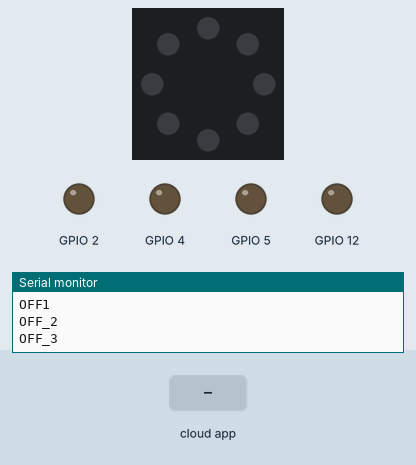
Simulated run of this sketch. Board: ESP8266 (NodeMCU). Shown: 8 RGB LEDs in a ring, first at the top, clockwise, output pins drawn as LEDs (lit = HIGH), the last lines printed to the serial monitor. The inputs (shaded band) are chosen by the test bench. Dim RGB values are drawn brighter than linear; WiFi joins after 1.5 s; servers stay silent unless stated; the Firebase database answers and starts empty.

Above: at 2.7 s.
2.8 s: the phone or cloud app sets LED_STATUS to 1
At 3.8 s:
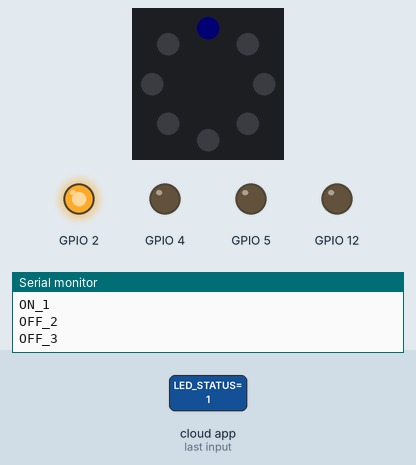
4.3 s: the phone or cloud app sets LED_STATUS2 to 1
At 6.0 s:
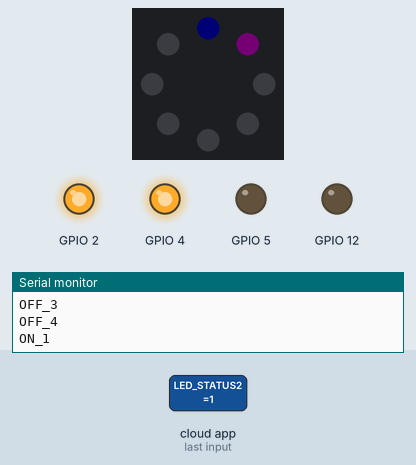
6.3 s: the phone or cloud app sets LED_STATUS3 to 1
At 7.2 s:
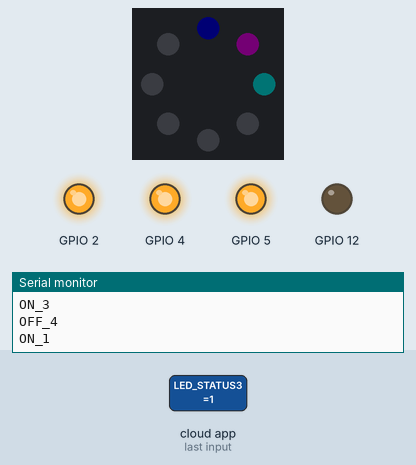
8.2 s: the phone or cloud app sets LED_STATUS4 to 1
At 9.5 s:
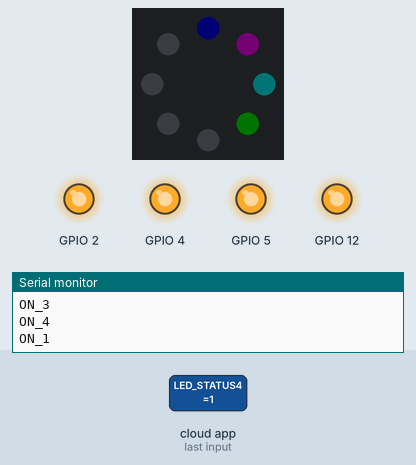
10.2 s: the phone or cloud app sets LED_STATUS to 0
At 11.8 s:
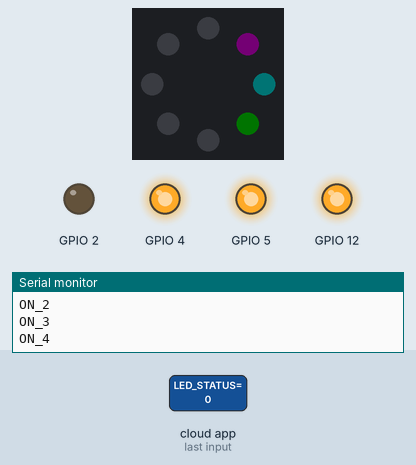
12.1 s: the phone or cloud app sets LED_STATUS2 to 0
At 12.9 s:
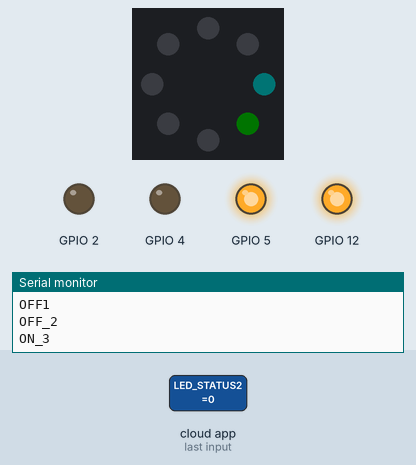
Timing chart, 0 to 15.1 s (numbered marks = the images above; inputs shaded):
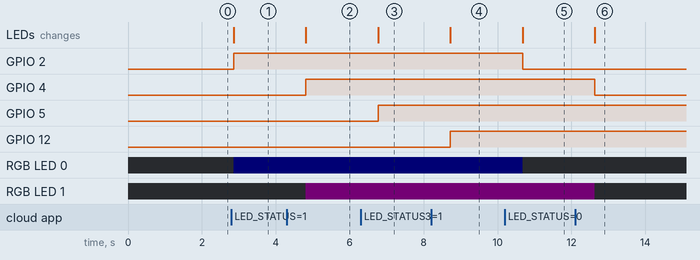

The sketch:

4_led_codes.ino
```cpp
#include <Adafruit_NeoPixel.h>

#if defined(ESP32)
#include <FirebaseESP32.h>
#include <WiFi.h>
#elif defined(ESP8266)
#include <ESP8266WiFi.h>
#include <FirebaseESP8266.h>
#endif

#define WIFI_SSID "Deepak@182002"  //WiFi SSID
#define WIFI_PASSWORD "silkofheaven"  //WiFi Password
#define LedPin 16         // pin d0 as toggle pin
#define NUM_PIXELS 8      //number of rgb led
#define PIN_PIXELS 14     //pin d5 as neopixel input
#define FIREBASE_HOST "led-e68a0-default-rtdb.firebaseio.com" //Your Firebase Project URL goes here without "http:" , "\" and "/"
#define FIREBASE_AUTH "XZO7NodvOqFnObMZjr9M8IrCHdMjJ8htNanOyt1u" //Your Firebase Auth Token
FirebaseData firebaseData;

Adafruit_NeoPixel pixels = Adafruit_NeoPixel(NUM_PIXELS, PIN_PIXELS, NEO_GRB + NEO_KHZ800);
void setup ()
{
  pinMode(2, OUTPUT);
  pinMode(4, OUTPUT);
  pinMode(5, OUTPUT);
  pinMode(12, OUTPUT);

  pixels.begin();
  Serial.begin(9600);
  // connect to wifi.
  WiFi.begin(WIFI_SSID, WIFI_PASSWORD);
  Serial.print("connecting");
  while (WiFi.status() != WL_CONNECTED) {
    Serial.print(".");
    delay(500);
  }
  Serial.println();
  Serial.print("connected: ") ;
  Serial.println(WiFi.localIP());
  Firebase.begin(FIREBASE_HOST, FIREBASE_AUTH);
  Firebase.reconnectWiFi(true);
}
void loop ()
{

  if(Firebase.getString(firebaseData, "/LED_STATUS")){
    String ledstatus1 = firebaseData.stringData();
    if(ledstatus1.toInt() == 1){
      Serial.println("ON_1");
      digitalWrite(2, HIGH);
        pixels.setPixelColor(0, pixels.Color(0, 0, 1));  // #2169f3 color blue
        pixels.show();
    }
    else {
      Serial.println("OFF1");
      digitalWrite(2, LOW);
        pixels.setPixelColor(0, pixels.Color(0, 0, 0)); // turn off neopixel
        pixels.show();
    }
  }
  else{
    Serial.print("Error in getInt, ");
    Serial.println(firebaseData.errorReason());
  }
  if(Firebase.getString(firebaseData, "/LED_STATUS2")){
    String ledstatus2 = firebaseData.stringData();
    if(ledstatus2.toInt() == 1){
      Serial.println("ON_2");
      digitalWrite(4, HIGH);
        pixels.setPixelColor(1, pixels.Color(1, 0, 1));  // #f3219c color pink
        pixels.show();
    }
    else {
      Serial.println("OFF_2");
      digitalWrite(4, LOW);
        pixels.setPixelColor(1, pixels.Color(0, 0, 0)); // turn off neopixel
        pixels.show();
    }
  }
  else{
    Serial.print("Error in getInt, ");
    Serial.println(firebaseData.errorReason());
  }
  if(Firebase.getString(firebaseData, "/LED_STATUS3"))
  {
    String ledstatus3 = firebaseData.stringData();
    if(ledstatus3.toInt() == 1){
      Serial.println("ON_3");
      digitalWrite(5, HIGH);
        pixels.setPixelColor(2, pixels.Color(0, 1, 1));  // #21ecf3 color cyan
        pixels.show();
    }
    else {
      Serial.println("OFF_3");
      digitalWrite(5, LOW);
        pixels.setPixelColor(2, pixels.Color(0, 0, 0)); // turn off neopixel
        pixels.show();
    }
  }
  else{
    Serial.print("Error in getInt, ");
    Serial.println(firebaseData.errorReason());
  }
  if(Firebase.getString(firebaseData, "/LED_STATUS4")){
    String ledstatus4 = firebaseData.stringData();
    if(ledstatus4.toInt() == 1){
      Serial.println("ON_4");
      digitalWrite(12, HIGH);
        pixels.setPixelColor(3, pixels.Color(0, 1, 0));  // #a3f321 color
        pixels.show();
    }
    else {
      Serial.println("OFF_4");
      digitalWrite(12, LOW);
        pixels.setPixelColor(3, pixels.Color(0, 0, 0)); // turn off neopixel
        pixels.show();
    }
  }
  else{
    Serial.print("Error in getInt, ");
    Serial.println(firebaseData.errorReason());
  }

}
```

Measured:
- after the input at 2.8 s, GPIO 2: LOW → HIGH after 0.06 s; RGB LED 0: off → RGB(0, 0, 1) after 0.06 s; the LEDs: change after 0.06 s (image 1)
- after the input at 4.3 s, GPIO 4: LOW → HIGH after 0.51 s; RGB LED 1: off → RGB(1, 0, 1) after 0.51 s; the LEDs: change after 0.51 s (image 2)
- after the input at 6.3 s, GPIO 5: LOW → HIGH after 0.47 s; the LEDs: change after 0.47 s (image 3)
- after the input at 8.2 s, GPIO 12: LOW → HIGH after 0.52 s; the LEDs: change after 0.52 s (image 4)
- after the input at 10.2 s, GPIO 2: HIGH → LOW after 0.48 s; RGB LED 0: RGB(0, 0, 1) → off after 0.48 s; the LEDs: change after 0.48 s (image 5)
- after the input at 12.1 s, GPIO 4: HIGH → LOW after 0.54 s; RGB LED 1: RGB(1, 0, 1) → off after 0.54 s; the LEDs: change after 0.54 s (image 6)
